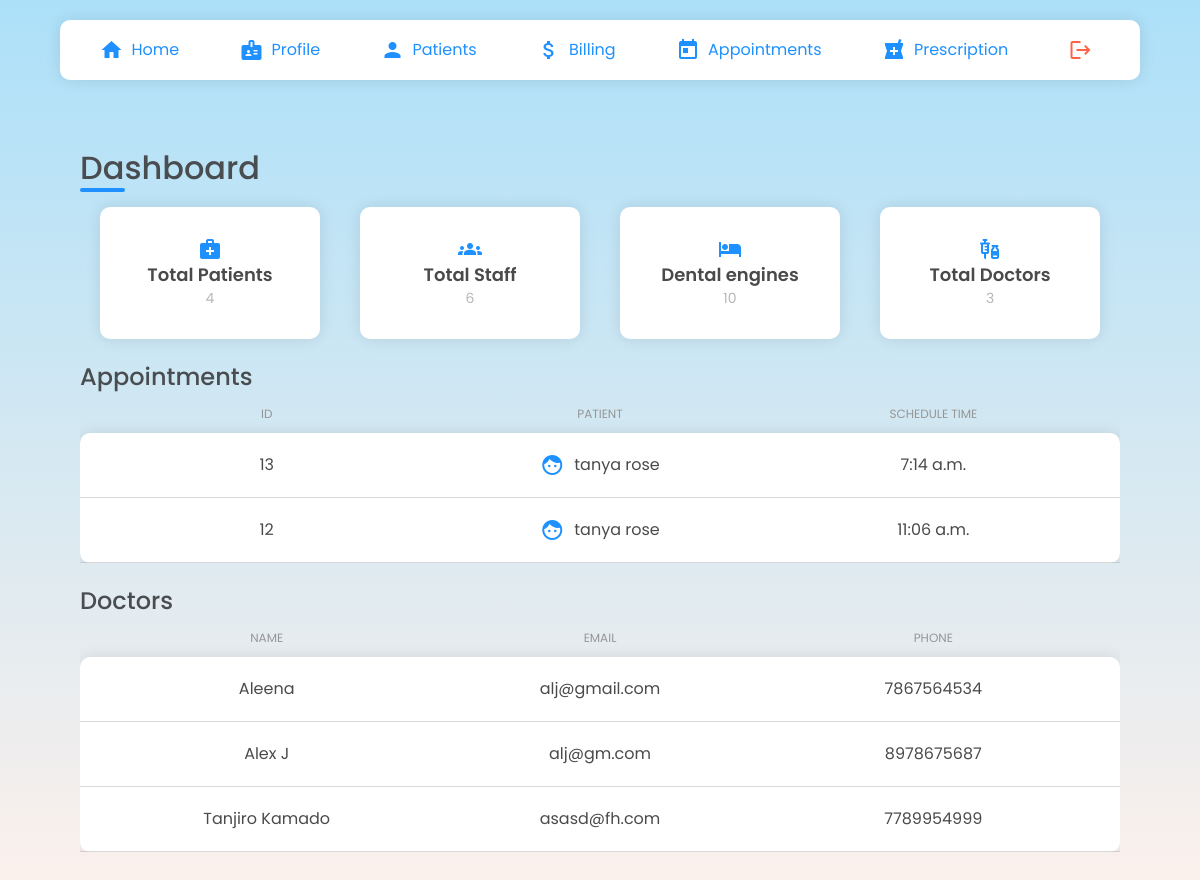
Page /doctors/ (signed in) on the earlier database version.
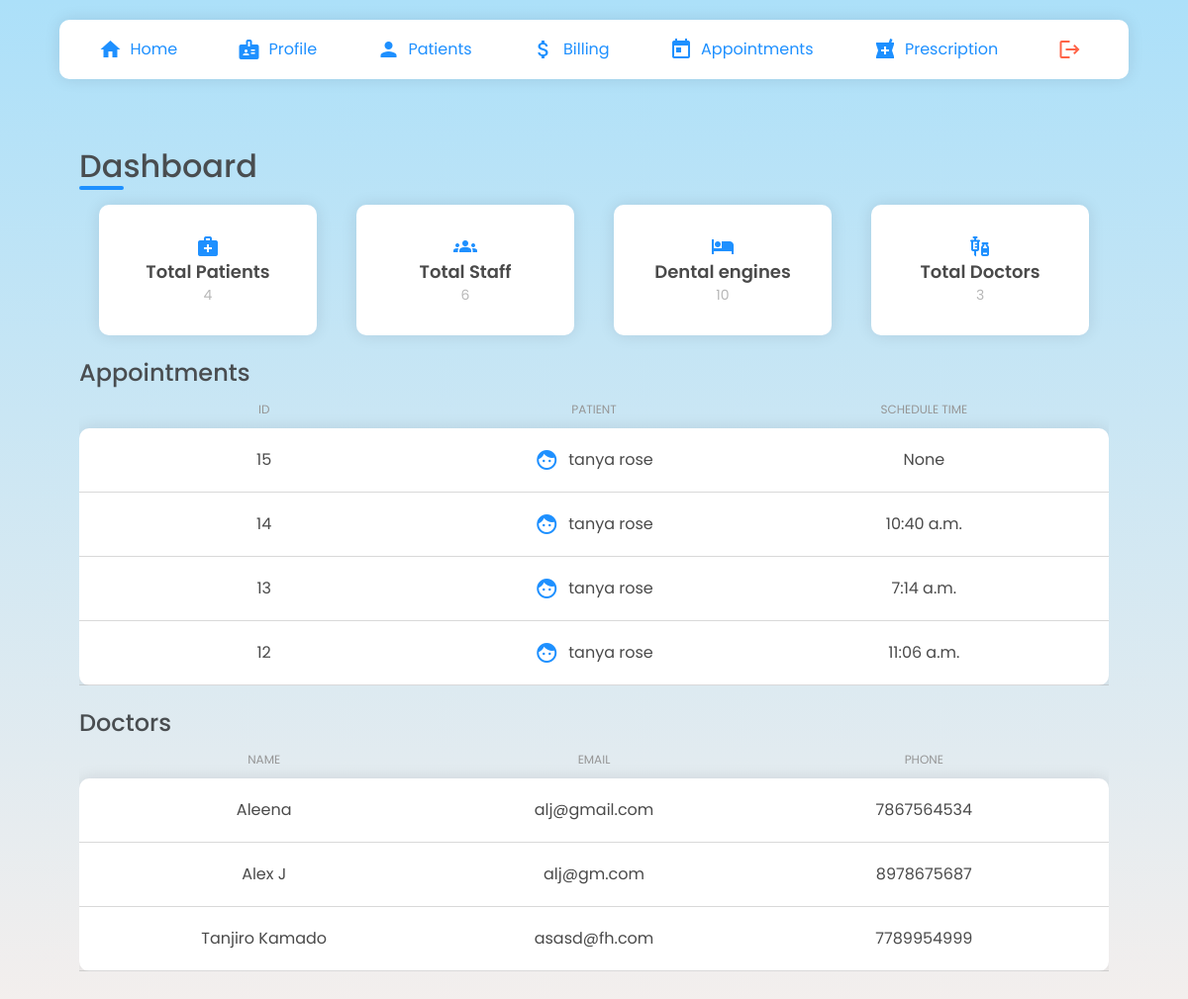
Same page on the later database version.
### clinic/models.py (models this page shows, shortened)
class Schedule(models.Model):
    STATUS = ( ('Confirmed','Confirmed'), ('Pending','Pending'))
    scheduleDate = models.DateField(validators =  [MinValueValidator(datetime.date.today), MaxValueValidator(datetime.date.today() + datetime.timedelta(days=14))])
    scheduleTime = models.TimeField(blank=True, null=True, validators=[MinValueValidator(datetime.time(10,0,0)), MaxValueValidator(datetime.time(18,0,0))])
    accepted = models.BooleanField(default=False)
    accepted_date = models.DateField(auto_now_add=False, null=True, blank=True)
    request = models.TextField(blank=True)
    status = models.CharField(null=True, max_length=10, choices=STATUS,blank=True)
    patient =  models.ForeignKey('patients.Patient', null=True, on_delete= models.CASCADE)
    doctor = models.ForeignKey('doctors.Doctors', null=True, on_delete=models.CASCADE)
    date_created= models.DateTimeField(auto_now_add=True, null=True)
    class Meta:
        ordering = ["-date_created"]

### patients/models.py (models this page shows, shortened)
class Patient(models.Model):
    user = models.OneToOneField(User, on_delete= models.CASCADE, primary_key= True)
    pname=models.CharField(max_length=200, null=True)
    age=models.CharField(max_length=4, null=True)
    gender= models.CharField(max_length=6, null=True)
    email=models.CharField(max_length=200, null=True)
    address= models.CharField(max_length=500, null=True)
    phone_regex = RegexValidator( regex = r'^\+?1?\d{9,10}$', message ="Phone number must be entered in the format +919999999999. Up to 10 digits allowed.")
    phone = models.CharField('Phone',validators =[phone_regex], max_length=10, unique = True,null=True)
    date_created= models.DateTimeField(auto_now_add=True, null=True)

### doctors/models.py (models this page shows, shortened)
class Doctors(models.Model):
    ROLE = (
			('Doctor', 'Doctor'),
			('Staff', 'Staff'),
			)
    user = models.OneToOneField(User, on_delete= models.CASCADE, primary_key= True)
    dname = models.CharField(max_length=200, null=True)
    phone = models.CharField(max_length=200, null=True)
    email = models.CharField(max_length=200, null=True)
    date_created = models.DateTimeField(auto_now_add=True, null=True)
    gender= models.CharField(max_length=200, null=True)
    role = models.CharField(max_length=200, null=True,choices=ROLE)
    specialisation = models.CharField(max_length=200, null=True)
    address= models.CharField(max_length=200, null=True)

### doctors/views.py (the view)
# urls.py: 2. Add a URL to urlpatterns:  path('', views.home, name='home')
@login_required
def home(request):
    s=Schedule.objects.all()
    doc = Doctors.objects.all()
    p =Patient.objects.all()
    p_cnt = p.count()
    d_cnt = doc.count()
    d = Doctors.objects.get(pk=request.user)
    return render(request, 'doctors/home.html',{'s':s, 'doc': doc,'d':d,'p_cnt':p_cnt,'d_cnt':d_cnt})

### doctors/templates/doctors/home.html (shortened to what this page needs)
{% extends "doctors/navbar.html" %}{% load static %} {% block head%}
<link
  rel="stylesheet"
  type="text/css"
  href="{% static 'css/components.css' %}"
/>
{% endblock %} {% block content %}
<div class="doctorHomeMain">
  <div class="dashboardContainer">
    <div class="dashboardLeft">
      <div class="dashboard">
        <h1 class="dash dashFrist">
          <div class="dashboard-under"></div>
          Dashboard
        </h1>
        <div class="dashboardCard">
          <div class="dashCardItem">
            <i class="material-icons">medical_services</i>
            <h3>Total Patients</h3>
            <small>{{p_cnt}}</small>
          </div>
          <div class="dashCardItem">
            <i class="material-icons">groups</i>
            <h3>Total Staff</h3>
            <small>6</small>
          </div>
          <div class="dashCardItem">
            <i class="material-icons">hotel</i>
            <h3>Dental engines</h3>
            <small>10</small>
          </div>
          <div class="dashCardItem">
            <i class="material-icons">vaccines</i>
            <h3>Total Doctors</h3>
            <small>{{d_cnt}}</small>
          </div>
        </div>
      </div>
      <div class="adcTableContainer">
        <div class="adcTable">
          <h1 class="dash">Appointments</h1>
          <div class="adcRow adcHead">
            <div class="adcCell">ID</div>
            <div class="adcCell">Patient</div>
            <div class="adcCell">schedule Time</div>
          </div>
          <div class="adcRowBody">
            {% for sch in s %} {% if d.dname == sch.doctor.dname %}
            <div class="adcRow">
              <div class="adcCell">{{sch.id}}</div>
              <div class="adcCell">
                <i class="material-icons dodgerblue">face</i
                >{{sch.patient.pname}}
              </div>
              <div class="adcCell">{{sch.scheduleTime}}</div>
            </div>
            {% endif %} {% endfor %}
          </div>
        </div>
      </div>
      <div class="adcTableContainer">
        <div class="adcTable">
          <h1 class="dash">Doctors</h1>
          <div class="adcRow adcHead">
            <div class="adcCell">NAME</div>
            <div class="adcCell">EMAIL</div>
            <div class="adcCell">PHONE</div>
          </div>
          <div class="adcRowBody">
            {% for doctor in doc %}
            <div class="adcRow">
              <div class="adcCell">{{doctor.dname}}</div>
              <div class="adcCell">{{doctor.email}}</div>
              <div class="adcCell">{{doctor.phone}}</div>
            </div>
            {% endfor %}
          </div>
        </div>
      </div>
    </div>
  </div>
</div>
{% endblock %}

Differences in the rows shown:
added Schedule: id "15", patient.pname "tanya rose", scheduleTime "None"
added Schedule: id "14", patient.pname "tanya rose", scheduleTime "10:40 a.m."
